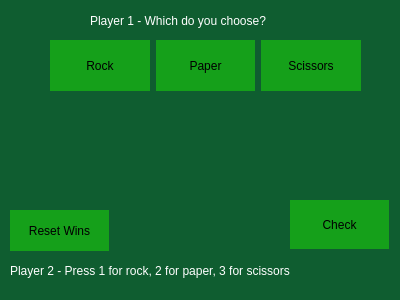
<?xml version="1.0" encoding="UTF-8"?>
<ui version="4.0">
 <class>PvP</class>
 <widget class="QDialog" name="PvP">
  <property name="geometry">
   <rect>
    <x>0</x>
    <y>0</y>
    <width>400</width>
    <height>300</height>
   </rect>
  </property>
  <property name="windowTitle">
   <string>Dialog</string>
  </property>
  <property name="styleSheet">
   <string notr="true">background-color: rgb(15, 93, 48);</string>
  </property>
  <widget class="QLabel" name="label_3">
   <property name="geometry">
    <rect>
     <x>10</x>
     <y>260</y>
     <width>371</width>
     <height>22</height>
    </rect>
   </property>
   <property name="styleSheet">
    <string notr="true">background-color: rgba(21, 160, 26, 0);
color: rgb(255, 255, 255);
border: none</string>
   </property>
   <property name="text">
    <string>Player 2 - Press 1 for rock, 2 for paper, 3 for scissors</string>
   </property>
  </widget>
  <widget class="QWidget" name="layoutWidget">
   <property name="geometry">
    <rect>
     <x>50</x>
     <y>40</y>
     <width>311</width>
     <height>51</height>
    </rect>
   </property>
   <layout class="QHBoxLayout" name="horizontalLayout">
    <item>
     <widget class="QPushButton" name="RockButton">
      <property name="sizePolicy">
       <sizepolicy hsizetype="Minimum" vsizetype="Preferred">
        <horstretch>0</horstretch>
        <verstretch>0</verstretch>
       </sizepolicy>
      </property>
      <property name="styleSheet">
       <string notr="true">background-color: rgb(21, 160, 26);
border: none</string>
      </property>
      <property name="text">
       <string>Rock</string>
      </property>
     </widget>
    </item>
    <item>
     <widget class="QPushButton" name="PaperButton">
      <property name="sizePolicy">
       <sizepolicy hsizetype="Minimum" vsizetype="Preferred">
        <horstretch>0</horstretch>
        <verstretch>0</verstretch>
       </sizepolicy>
      </property>
      <property name="styleSheet">
       <string notr="true">background-color: rgb(21, 160, 26);
border: none</string>
      </property>
      <property name="text">
       <string>Paper</string>
      </property>
     </widget>
    </item>
    <item>
     <widget class="QPushButton" name="ScissorsButton">
      <property name="sizePolicy">
       <sizepolicy hsizetype="Minimum" vsizetype="Preferred">
        <horstretch>0</horstretch>
        <verstretch>0</verstretch>
       </sizepolicy>
      </property>
      <property name="styleSheet">
       <string notr="true">background-color: rgb(21, 160, 26);
border: none</string>
      </property>
      <property name="text">
       <string>Scissors</string>
      </property>
     </widget>
    </item>
   </layout>
  </widget>
  <widget class="QLabel" name="label_2">
   <property name="geometry">
    <rect>
     <x>90</x>
     <y>10</y>
     <width>231</width>
     <height>22</height>
    </rect>
   </property>
   <property name="styleSheet">
    <string notr="true">background-color: rgba(21, 160, 26, 0);
color: rgb(255, 255, 255);
border: none</string>
   </property>
   <property name="text">
    <string>Player 1 - Which do you choose?</string>
   </property>
  </widget>
  <widget class="QLabel" name="UserVsCompLabel">
   <property name="geometry">
    <rect>
     <x>180</x>
     <y>220</y>
     <width>51</width>
     <height>22</height>
    </rect>
   </property>
   <property name="styleSheet">
    <string notr="true">background-color: rgba(21, 160, 26, 0);
color: rgb(255, 255, 255);
border: none</string>
   </property>
   <property name="text">
    <string/>
   </property>
  </widget>
  <widget class="QLabel" name="outcomeLabel">
   <property name="geometry">
    <rect>
     <x>10</x>
     <y>120</y>
     <width>261</width>
     <height>22</height>
    </rect>
   </property>
   <property name="styleSheet">
    <string notr="true">background-color: rgba(21, 160, 26, 0);
color: rgb(255, 255, 255);
border: none</string>
   </property>
   <property name="text">
    <string/>
   </property>
  </widget>
  <widget class="QPushButton" name="CheckButton">
   <property name="geometry">
    <rect>
     <x>290</x>
     <y>200</y>
     <width>99</width>
     <height>49</height>
    </rect>
   </property>
   <property name="sizePolicy">
    <sizepolicy hsizetype="Minimum" vsizetype="Preferred">
     <horstretch>0</horstretch>
     <verstretch>0</verstretch>
    </sizepolicy>
   </property>
   <property name="styleSheet">
    <string notr="true">background-color: rgb(21, 160, 26);
border: none</string>
   </property>
   <property name="text">
    <string>Check</string>
   </property>
  </widget>
  <widget class="QPushButton" name="ResetButton">
   <property name="geometry">
    <rect>
     <x>10</x>
     <y>210</y>
     <width>99</width>
     <height>41</height>
    </rect>
   </property>
   <property name="styleSheet">
    <string notr="true">background-color: rgb(21, 160, 26);
border: none</string>
   </property>
   <property name="text">
    <string>Reset Wins</string>
   </property>
  </widget>
  <widget class="QWidget" name="horizontalLayoutWidget">
   <property name="geometry">
    <rect>
     <x>290</x>
     <y>120</y>
     <width>101</width>
     <height>41</height>
    </rect>
   </property>
   <layout class="QHBoxLayout" name="ContinueLayout"/>
  </widget>
  <widget class="QLabel" name="timeLabel">
   <property name="geometry">
    <rect>
     <x>140</x>
     <y>170</y>
     <width>68</width>
     <height>22</height>
    </rect>
   </property>
   <property name="text">
    <string/>
   </property>
  </widget>
 </widget>
 <resources/>
 <connections/>
</ui>
